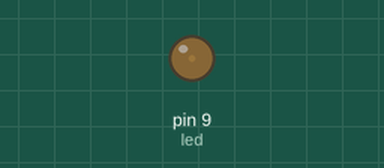
The sketch below on a simulated Arduino Uno, built with avr-gcc and run on an emulated ATmega328P. Parts: output pins drawn as LEDs (lit = HIGH).

Above: at 0.05 s.
At 1.5 s:
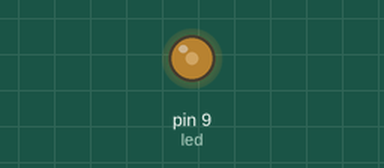
At 3.0 s:
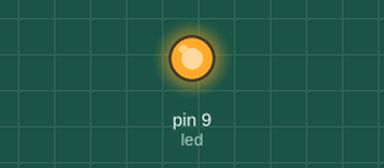
Timing chart, 0 to 5.2 s (numbered marks = the images above):
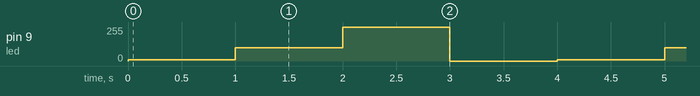

Measured:
- by itself, pin 9 (led): repeats every 4.0 s: 100/255 1.0 s, 255/255 1.0 s, 0/255 1.0 s, 10/255 1.0 s

The sketch:

PWN.ino
```cpp
const int led = 9;

void setup()
{
  pinMode(led, OUTPUT);
}
// 8 bits --> 256 values from 0 to 255
void loop()
{
  analogWrite(led, 10);
  delay(1000);
  analogWrite(led, 100);
  delay(1000);
  analogWrite(led, 255);
  delay(1000);
  analogWrite(led, 0);
  delay(1000);
}
```
